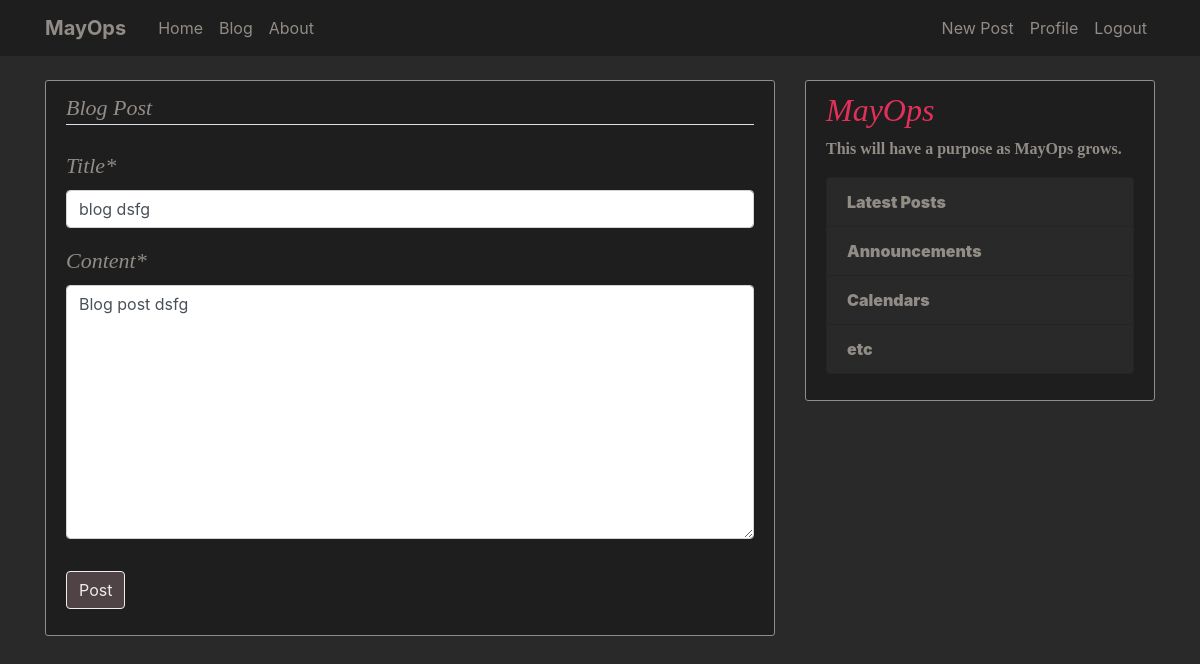
/post/9/update/ (signed in), run on an earlier commit of the app's database.
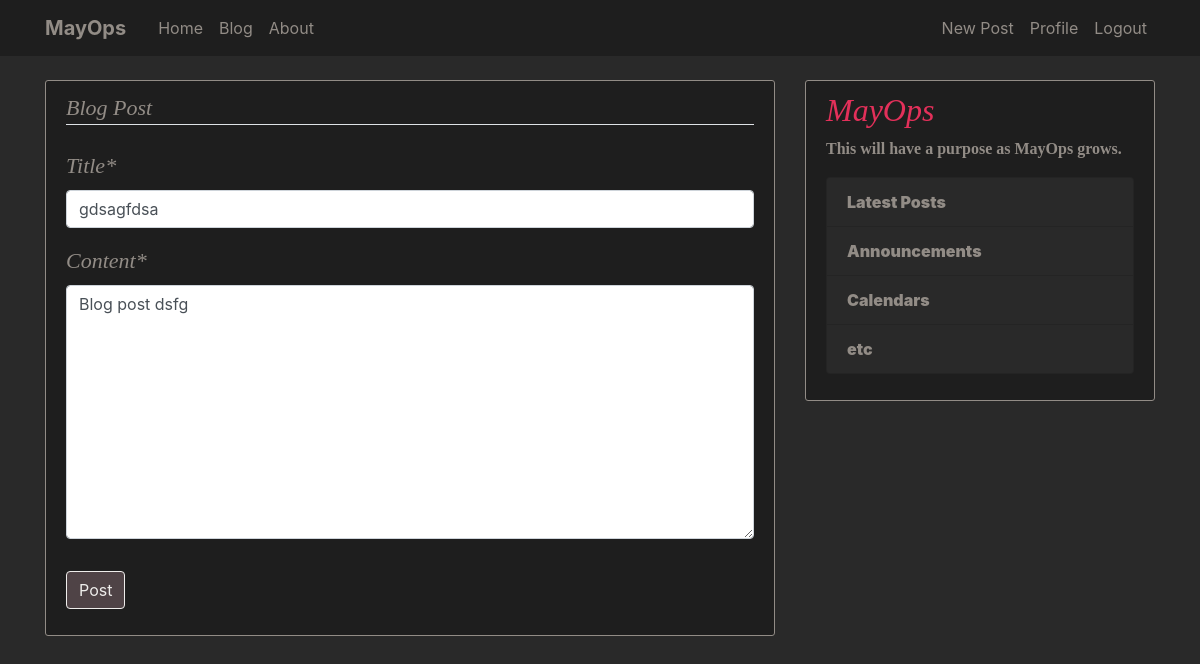
And on a later commit of the database.
### homepage/models.py (models this page shows, shortened)
class Post(models.Model):
    title = models.CharField(max_length=100)
    content = models.TextField()
    date_posted = models.DateTimeField(default=timezone.now)
    author = models.ForeignKey(User, on_delete=models.CASCADE)

### homepage/views.py (the view, shortened to what this page needs)
# urls.py: path('post/<int:pk>/update/', PostUpdateView.as_view(), name="post-update"),
class PostUpdateView(LoginRequiredMixin, UserPassesTestMixin, UpdateView):
    model = Post
    fields = ['title', 'content']
    def test_func(self):
        post = self.get_object()
        if self.request.user == post.author:
            return True
        return False

### homepage/templates/homepage/post_form.html (shortened to what this page needs)
{% extends "homepage/base.html" %}
{% load crispy_forms_tags %}
{% block content %}
    <div class="content-section">
        <form method="POST">
            <fieldset class="form-group">
                <legend class="border-bottom mb-4">Blog Post</legend>
                {{ form|crispy }}
            </fieldset>
            <div class="form-group">
                <button class="btn btn-outline-info" type="submit">Post</button>
            </div>
        </form>
    </div>
{% endblock content %}

What changed in the data, as far as the page shows it:
changed Post "Blog post dsfg": title "blog dsfg" → "gdsagfdsa"
